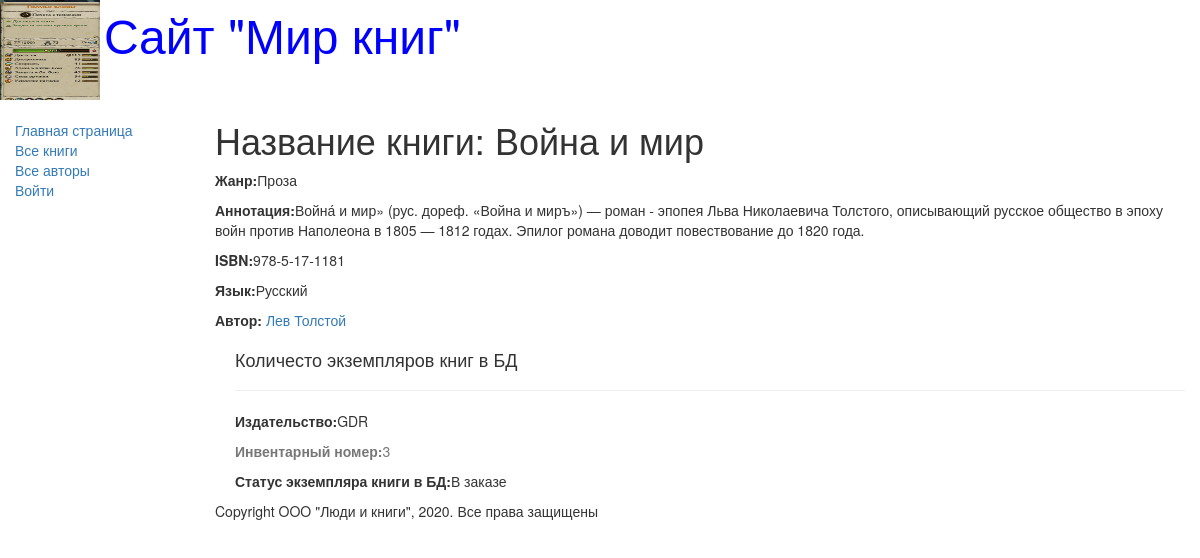
/catalog/books/3, run on the app's committed database.
### catalog/models.py (models this page shows, shortened)
class Book(models.Model):
    title = models.CharField(max_length=200,
                             help_text='Введите названия книги',
                             verbose_name='Название книги')
    genre = models.ForeignKey('Genre', on_delete=models.CASCADE,
                              help_text='Выберите жанр книги',
                              verbose_name='Жанр книги', null=True)
    language = models.ForeignKey('Language', on_delete=models.CASCADE,
                                 help_text='Выберите язык книги',
                                 verbose_name='Язык книги', null=True)
    author = models.ManyToManyField('Author',
                                    help_text='Выберите автора книги',
                                    verbose_name='Автор книги')
    summary = models.TextField(max_length=1000,
                               help_text='Введите краткое описание книги',
                               verbose_name='Аннотация книг')
    isbn = models.CharField(max_length=13,
                            help_text='Должно содержать 13 символов',
                            verbose_name='ISBN книги')
    def display_author(self):
        return ", ".join([author.last_name for author in self.author.all()])
    display_author.short_description = 'Авторы'

class Genre(models.Model):
    name = models.CharField(max_length=200,
                            help_text='Введите жанр книги',
                            verbose_name='Жанр книги')
    def __str__(self):
        return self.name

class Language(models.Model):
    name = models.CharField(max_length=20,
                            help_text='Введите язык книги',
                            verbose_name='Язык книги')
    def __str__(self):
        return self.name

class Author(models.Model):
    first_name = models.CharField(max_length=100,
                                  help_text="Введите имя автора",
                                  verbose_name="Имя автора")
    last_name = models.CharField(max_length=100,
                                 help_text="Введите фамилию автора",
                                 verbose_name="Фамилия автора")
    data_of_birth = models.DateField(help_text="Введите дату рождения",
                                     verbose_name='Дату рождения',
                                     null=True, blank=True)
    data_of_death = models.DateField(help_text='Введите дату смерти',
                                     verbose_name='Дата смерти',
                                     null=True, blank=True)

class BookInstance(models.Model):
    book = models.ForeignKey('Book', on_delete=models.CASCADE, null=True)
    inv_nom = models.CharField(max_length=20, null=True,
                               help_text='Введите инвентарный номер экземпляра',
                               verbose_name='Инвентарный номер')
    imprint = models.CharField(max_length=200,
                               help_text='Введите издательство в год выпуска',
                               verbose_name='Издательство')
    status = models.ForeignKey('Status', on_delete=models.CASCADE,
                               null=True, help_text='Изменить состояние экземпляра книги',
                               verbose_name='Статус экземпляра книги')
    due_back = models.DateField(null=True, blank=True,
                                help_text='Введите конец срока статуса',
                                verbose_name='Дата окончания статуса')

class Status(models.Model):
    name = models.CharField(max_length=20,
                            help_text='Введите статус экземпляра книги',
                            verbose_name='Статус экземпяра книги')
    def __str__(self):
        return self.name

### catalog/views.py (the view)
# urls.py: path('books/<int:id>', BookDetailView.as_view(), name='book-detail'),
class BookDetailView(APIView):
    renderer_classes = [TemplateHTMLRenderer]
    template_name = 'book_detail.html'
    def get(self, request: None, id: int) -> Response:
        book = Book.objects.get(pk=id)
        author = book.author.all()
        book_instance_set = book.bookinstance_set.all()
        return Response({
            'book': BookDetailSerializer(book).data,
            'authors': BookAuthorDetailSerializer(author, many=True).data,
            'book_instance_set': BookInstanceDetailSerializer(book_instance_set, many=True).data,
                         })

### catalog/templates/book_detail.html (shortened to what this page needs)
{% extends "base_generic.html" %}
{% block content %}
    <h1>Название книги: {{ book.title }}</h1>
    <p><strong>Жанр:</strong>{{ book.genre }}</p>
    <p><strong>Аннотация:</strong>{{ book.summary }}</p>
    <p><strong>ISBN:</strong>{{ book.isbn }}</p>
    <p><strong>Язык:</strong>{{ book.language }}</p>
        {% for author in authors %}
            <p><strong>Автор:</strong>
               <a href="">{{ author.first_name }}
                          {{ author.last_name}}</a></p>
        {% endfor %}
    <div style="margin-left:20px;margin-top:20px">
        <h4>Количесто экземпляров книг в БД</h4>
        {% for copy in book_instance_set %}
            <hr>
            <p><strong>Издательство:</strong>{{ copy.imprint }}</p>
            <p class="text-muted"><strong>Инвентарный номер:</strong>{{ copy.id }}</p>
            <p><strong>Статус экземпляра книги в БД:</strong>{{ copy.status }}</p>
        {% endfor %}
    </div>
{% endblock %}

### data on the page
Book: title "Война и мир", summary "Война́ и мир» (рус. дореф. «Война и миръ») — роман - эпопея Льва Николаевича Толстого, описывающий русское общество в эпоху войн против Наполеона в 1805 — 1812 годах. Эпилог романа доводит повествование до 1820 года.", isbn "978-5-17-1181"
Genre: genre "Проза"
Language: language "Русский"
Author: first_name "Лев", last_name "Толстой"
BookInstance: imprint "GDR"
Status: status "В заказе"

### other printed values
{{ copy.id }} "3"
